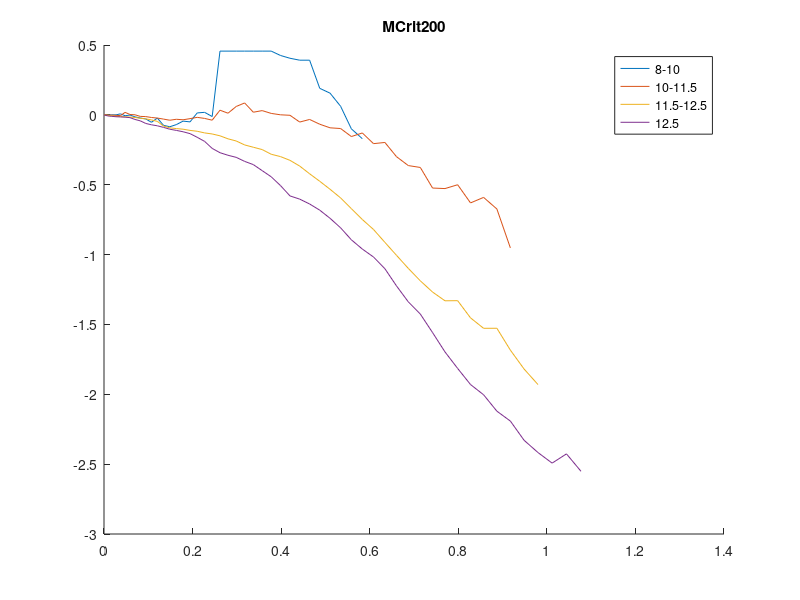
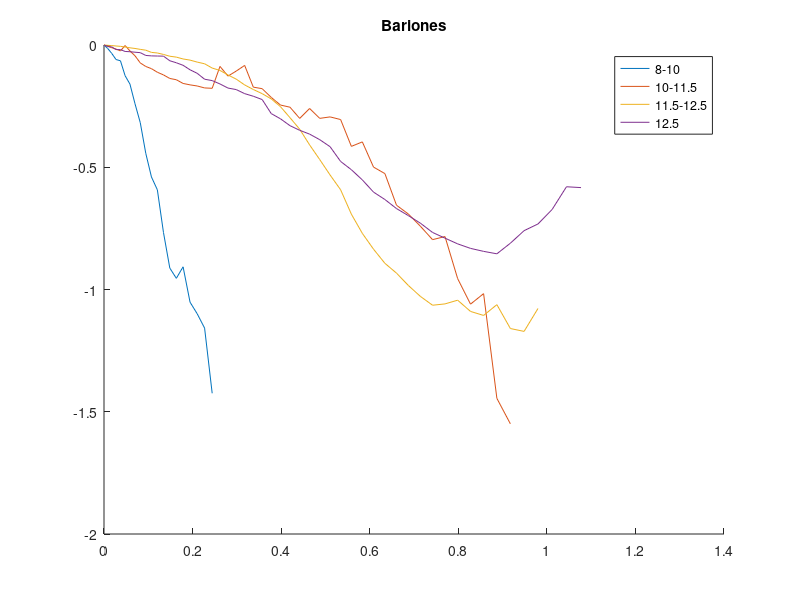
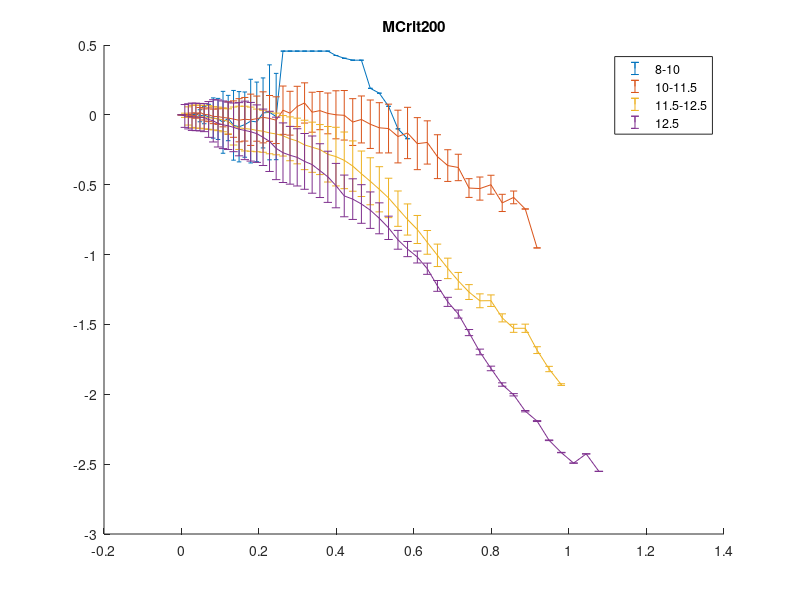
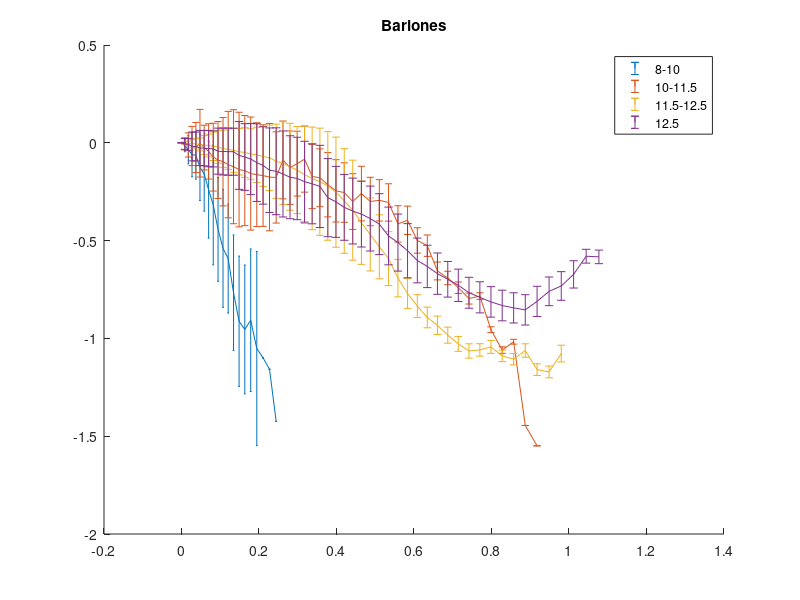

Here is the MATLAB script that generated these plots, in order:
% Dibujar todos los plots juntos
% DM sin barras de error
figure(99)
clf
hold on
load('Variables/Datos 8-10.mat')
plot(X1,Y1)
load('Variables/Datos 10-11.5.mat')
plot(X1,Y1)
load('Variables/Datos 11.5-12.5.mat')
plot(X1,Y1)
load('Variables/Datos 12.5.mat')
plot(X1,Y1)
legend('8-10', '10-11.5', '11.5-12.5', '12.5')
title 'MCrit200'
saveas(gcf,'DibAuto/DM sin barras.png')

% bariones sin barras de error
figure(98)
clf
hold on
load('Variables/Datos 8-10.mat')
plot(X2,Y2)
load('Variables/Datos 10-11.5.mat')
plot(X2,Y2)
load('Variables/Datos 11.5-12.5.mat')
plot(X2,Y2)
load('Variables/Datos 12.5.mat')
plot(X2,Y2)
legend('8-10', '10-11.5', '11.5-12.5', '12.5')
title 'Bariones'
saveas(gcf,'DibAuto/Bariones sin barras.png')

% DM con barras de error
figure(97)
clf
hold on
load('Variables/Datos 8-10.mat')
errorbar(X1,Y1,Z1)
load('Variables/Datos 10-11.5.mat')
errorbar(X1,Y1,Z1)
load('Variables/Datos 11.5-12.5.mat')
errorbar(X1,Y1,Z1)
load('Variables/Datos 12.5.mat')
errorbar(X1,Y1,Z1)
legend('8-10', '10-11.5', '11.5-12.5', '12.5')
title 'MCrit200'
saveas(gcf,'DibAuto/DM con barras.png')

% Bariones con barras de error
figure(96)
clf
hold on
load('Variables/Datos 8-10.mat')
errorbar(X2,Y2,Z2)
load('Variables/Datos 10-11.5.mat')
errorbar(X2,Y2,Z2)
load('Variables/Datos 11.5-12.5.mat')
errorbar(X2,Y2,Z2)
load('Variables/Datos 12.5.mat')
errorbar(X2,Y2,Z2)
legend('8-10', '10-11.5', '11.5-12.5', '12.5')
title 'Bariones'
saveas(gcf,'DibAuto/Bariones con barras.png')
